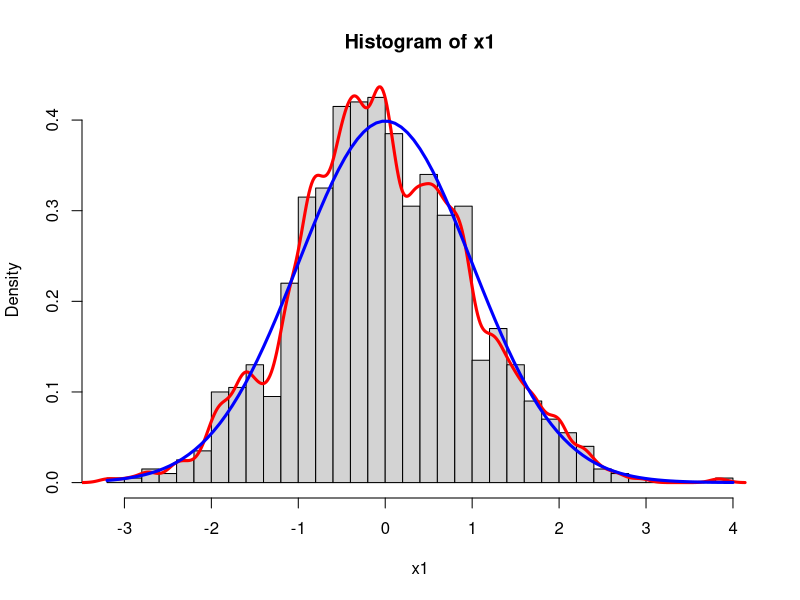

The R script that drew this image:
rm(list = ls())

par(mfrow=c(1,1))
x1 = rnorm(1000)
h = hist(x1, br="FD", prob=T)
lines(density(x1, bw=.1), col="red", lw=3)
curve(dnorm(x), add=T, col="blue", lw=3)

# plot(density(x1), col = "red")
# curve(dnorm(x), add=T)

# histogram br = 5 (tylko sugestie) ="Sturges", "FD"
# prob=T lub freq=F to get densities
# ylim

# bw in density - smoothing bandwith

# output of hist - can access with $
# explanation - breaks, counts, density, mids